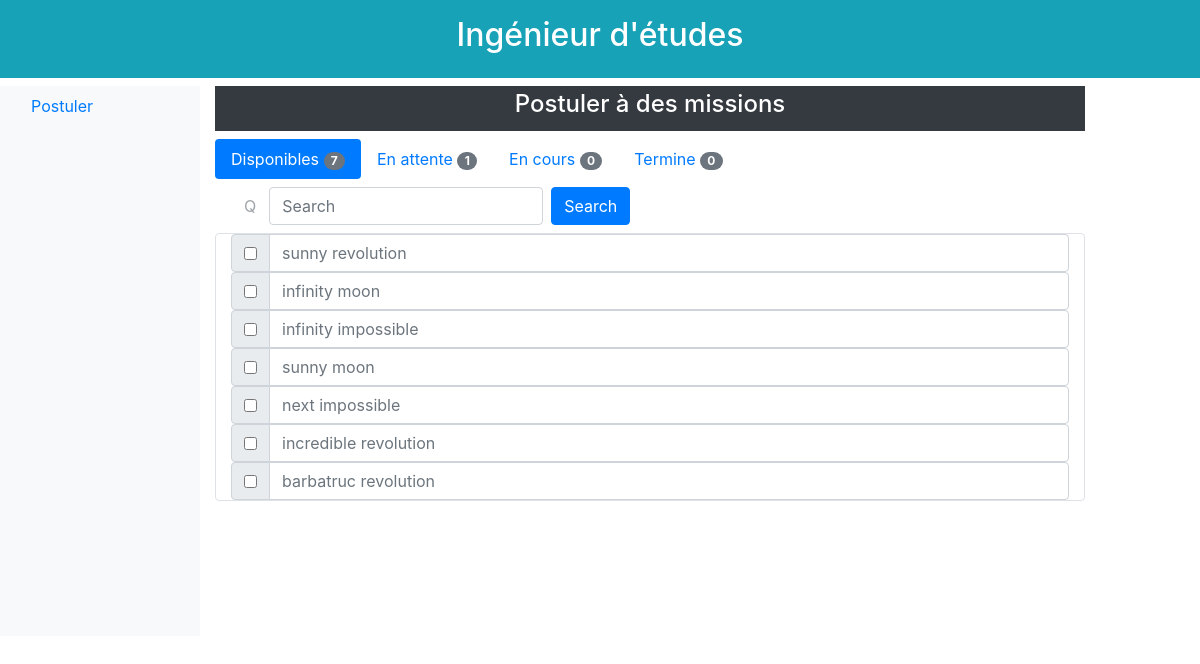
Screenshot of /1/etude/postuler/disponibles/ with the database file from the repository.
### database/models.py (models this page shows)
class Mission(db.Model):
    id = db.Column(db.Integer, primary_key=True)
    titre = db.Column(db.String(64), unique=True)
    description = db.Column(db.Text, unique=True)
    effectifs_max = db.Column(db.Integer)
    prix_vente = db.Column(db.Integer)
    statut = db.Column(db.Text)
    date_creation = db.Column(db.DateTime)
    responsable_id = db.Column(db.Integer, db.ForeignKey('ingenieur.id'))
    souhaits = db.relationship('Souhait', backref='mission', lazy='dynamic')
    besoins = db.relationship('Besoin', backref='mission', lazy='dynamic')
    affectations = db.relationship('Affectation', backref='mission', lazy='dynamic')

### app.py (the view)
@app.route('/<id>/etude/postuler/<etat>/')
def onglet_etude(id, etat):
    engineerObserve = get_engineer_by_id(id)
    listOfMissionsAvalable = get_mission_possible_of_inge(id)
    listOfMissionsGoingOn = get_mission_en_cours_of_inge(id)
    listOfMissionsWaiting = get_mission_en_attente_of_inge(id)
    listOfMissionsClosed = get_mission_termine_of_inge(id)
    if (etat == "disponibles"):
        listToShow = listOfMissionsAvalable
    elif (etat == "enAttente"):
        listToShow = listOfMissionsWaiting
    elif (etat == "enCours"):
        listToShow = listOfMissionsGoingOn
    elif (etat == "termine"):
        listToShow = listOfMissionsClosed
    else:
        error_page_404("tab doesn't exist")
    return render_template("homepage_etude_postuler_grille.html.jinja2",
                           id=id
                           , etat=etat
                           , listOfMissionsAvalableLength=len(listOfMissionsAvalable)
                           , listOfMissionsWaitingLength=len(listOfMissionsWaiting)
                           , listOfMissionsGoingOnLength=len(listOfMissionsGoingOn)
                           , listOfMissionsClosedLength=len(listOfMissionsClosed)
                           , listToShow=listToShow
                           )

### database/functions.py (called while the page is built, shortened)
def get_mission_by_id(mission_id):
    return Mission.query.filter_by(id=mission_id).first()

def get_participants_actuels_of_mission(mission_id):
    mission = get_mission_by_id(mission_id)
    id_inges = [a.ingenieur_id for a in list(mission.affectations)]
    participants = [get_engineer_by_id(id) for id in id_inges]
    return participants

def get_engineer_by_id(engineer_id):
    return Ingenieur.query.filter_by(id=engineer_id).first()

def get_mission_en_cours_of_inge(inge_id):
    inge = get_engineer_by_id(inge_id)
    id_missions = [a.mission_id for a in list(inge.affectations)]
    missions = [get_mission_by_id(id) for id in id_missions]
    missions_en_cours = []
    return missions_en_cours

def get_mission_termine_of_inge(inge_id):
    inge = get_engineer_by_id(inge_id)
    id_missions = [a.mission_id for a in list(inge.affectations)]
    missions = [get_mission_by_id(id) for id in id_missions]
    missions_termines = []
    return missions_termines

def get_mission_en_attente_of_inge(inge_id):
    souhaits = [s.mission_id for s in Souhait.query.filter_by(ingenieur_id=inge_id).all()]
    missions = [get_mission_by_id(id) for id in souhaits]
    return missions

def get_mission_possible_of_inge(inge_id):
    missions = Mission.query.filter_by(statut="ouverte").all()
    inge = get_engineer_by_id(inge_id)
    visibles = []
    for m in missions:
        cout_actuel = 0
        inges = get_participants_actuels_of_mission(m.id)
        for inge in inges:
            cout_actuel += inge.taux_journalier
        if cout_actuel + inge.taux_journalier < m.prix_vente and not (inge_id in list(m.affectations) or inge_id in list(m.souhaits)):
            visibles.append(m)
    return visibles

### templates/homepage_etude_postuler_grille.html.jinja2
{% extends "homepage_etude_postuler.html.jinja2" %}
{% block gridMission %}
    <form>
        {% for mission in listToShow %}
            <div class="input-group">
                <div class="input-group-prepend">
                    <div class="input-group-text">
                        <input type="checkbox">
                    </div>
                </div>
                <input type="text" class="form-control" onclick="location.href='/{{ id }}/etude/postuler/{{ etat }}/vue/{{ mission.id }}/';" placeholder="{{ mission.titre }}">
            </div>
        {% endfor %}
    </form>
{% endblock %}

### rows the page displays
Mission: titre "sunny revolution"
Mission: titre "infinity moon"
Mission: titre "infinity impossible"
Mission: titre "sunny moon"
Mission: titre "next impossible"
Mission: titre "incredible revolution"
Mission: titre "barbatruc revolution"

### other values shown
{{ listOfMissionsAvalableLength }} "7"
{{ listOfMissionsWaitingLength }} "1"
{{ listOfMissionsGoingOnLength }} "0"
{{ listOfMissionsClosedLength }} "0"
